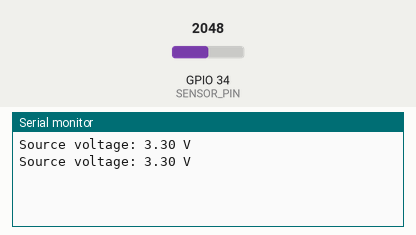
This program was run on a simulated ESP32. Shown: the last lines printed to the serial monitor. The inputs (shaded band) are chosen by the test bench; at power-on: GPIO 34 (SENSOR_PIN) = 2048.

Above: at 1.3 s.
1.4 s: GPIO 34 (SENSOR_PIN) set to 2866
At 2.5 s:
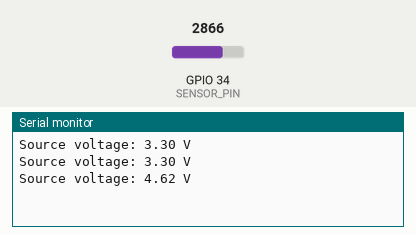
2.9 s: GPIO 34 (SENSOR_PIN) set to 3603
At 3.8 s:
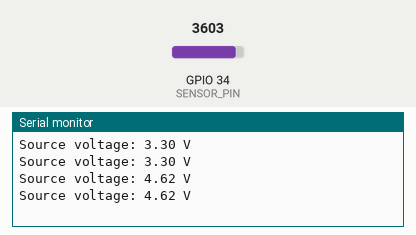
Timing chart, 0 to 5.9 s (numbered marks = the images above; inputs shaded):
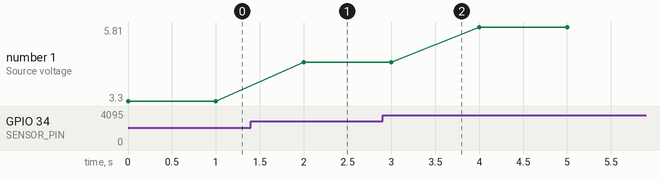

The program:

main.cpp
```cpp
// Voltage Measurement — FreeRTOS Task Version
// This one uses a mutex-protected shared variable instead of a queue,
// as an alternative pattern to the one in the ADC reading example.
// A mutex makes sense here because multiple tasks might eventually
// need to both read AND write related state (not just hand off a
// single value one-directionally, which is what a queue is best at).

#include <Arduino.h>

#define SENSOR_PIN 34
// Divider: R1 = 10k (to source), R2 = 10k (to GND) -> halves input voltage
#define DIVIDER_RATIO 2.0

SemaphoreHandle_t voltageMutex;
volatile float sharedVoltage = 0.0;

void voltageTask(void *parameter) {
  while (true) {
    int raw = analogRead(SENSOR_PIN);
    float vAtPin = (raw / 4095.0) * 3.3;
    float vSource = vAtPin * DIVIDER_RATIO;

    xSemaphoreTake(voltageMutex, portMAX_DELAY);
    sharedVoltage = vSource;
    xSemaphoreGive(voltageMutex);

    vTaskDelay(pdMS_TO_TICKS(500));
  }
}

void displayTask(void *parameter) {
  while (true) {
    float v;
    xSemaphoreTake(voltageMutex, portMAX_DELAY);
    v = sharedVoltage;
    xSemaphoreGive(voltageMutex);

    Serial.printf("Source voltage: %.2f V\n", v);
    vTaskDelay(pdMS_TO_TICKS(1000));
  }
}

void setup() {
  Serial.begin(115200);
  voltageMutex = xSemaphoreCreateMutex();
  xTaskCreate(voltageTask, "Voltage Task", 2048, NULL, 2, NULL);
  xTaskCreate(displayTask, "Display Task", 2048, NULL, 1, NULL);
}

void loop() {
  vTaskDelay(pdMS_TO_TICKS(1000));
}
```

Measured:
- after the input at 1.4 s, the serial monitor: prints a new line after 0.60 s (image 1)
- plotted number 1: 3.3 → 4.62 after the input at 1.4 s, 4.62 → 5.81 after the input at 2.9 s
